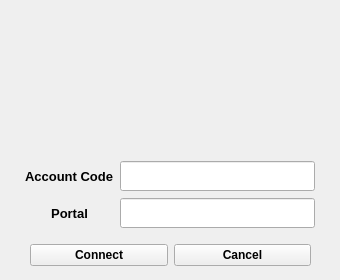
<?xml version="1.0" encoding="UTF-8"?>
<ui version="4.0">
 <class>Form</class>
 <widget class="QWidget" name="Form">
  <property name="geometry">
   <rect>
    <x>0</x>
    <y>0</y>
    <width>340</width>
    <height>280</height>
   </rect>
  </property>
  <property name="minimumSize">
   <size>
    <width>340</width>
    <height>280</height>
   </size>
  </property>
  <property name="maximumSize">
   <size>
    <width>340</width>
    <height>280</height>
   </size>
  </property>
  <property name="windowTitle">
   <string>Connect To IB</string>
  </property>
  <property name="windowIcon">
   <iconset resource="../Resource/resource.qrc">
    <normaloff>:/Images/connect.jpg</normaloff>:/Images/connect.jpg</iconset>
  </property>
  <widget class="QLabel" name="label">
   <property name="geometry">
    <rect>
     <x>10</x>
     <y>10</y>
     <width>321</width>
     <height>141</height>
    </rect>
   </property>
   <property name="maximumSize">
    <size>
     <width>400</width>
     <height>400</height>
    </size>
   </property>
   <property name="text">
    <string/>
   </property>
   <property name="pixmap">
    <pixmap resource="../Resource/resource.qrc">:/Images/xueqiu.jpg</pixmap>
   </property>
   <property name="scaledContents">
    <bool>true</bool>
   </property>
  </widget>
  <widget class="QWidget" name="">
   <property name="geometry">
    <rect>
     <x>25</x>
     <y>160</y>
     <width>290</width>
     <height>71</height>
    </rect>
   </property>
   <layout class="QGridLayout" name="gridLayout">
    <item row="0" column="0">
     <widget class="QLabel" name="label_2">
      <property name="font">
       <font>
        <pointsize>10</pointsize>
        <weight>75</weight>
        <bold>true</bold>
       </font>
      </property>
      <property name="text">
       <string>Account Code</string>
      </property>
     </widget>
    </item>
    <item row="0" column="1">
     <widget class="QLineEdit" name="lineEdit">
      <property name="minimumSize">
       <size>
        <width>0</width>
        <height>30</height>
       </size>
      </property>
     </widget>
    </item>
    <item row="1" column="0">
     <widget class="QLabel" name="label_3">
      <property name="font">
       <font>
        <pointsize>10</pointsize>
        <weight>75</weight>
        <bold>true</bold>
       </font>
      </property>
      <property name="text">
       <string>Portal</string>
      </property>
      <property name="alignment">
       <set>Qt::AlignCenter</set>
      </property>
     </widget>
    </item>
    <item row="1" column="1">
     <widget class="QLineEdit" name="lineEdit_2">
      <property name="minimumSize">
       <size>
        <width>0</width>
        <height>30</height>
       </size>
      </property>
     </widget>
    </item>
   </layout>
  </widget>
  <widget class="QWidget" name="">
   <property name="geometry">
    <rect>
     <x>30</x>
     <y>240</y>
     <width>281</width>
     <height>30</height>
    </rect>
   </property>
   <layout class="QHBoxLayout" name="horizontalLayout">
    <item>
     <widget class="QPushButton" name="pushButton">
      <property name="font">
       <font>
        <pointsize>9</pointsize>
        <weight>75</weight>
        <bold>true</bold>
       </font>
      </property>
      <property name="text">
       <string>Connect</string>
      </property>
     </widget>
    </item>
    <item>
     <widget class="QPushButton" name="pushButton_2">
      <property name="font">
       <font>
        <pointsize>9</pointsize>
        <weight>75</weight>
        <bold>true</bold>
       </font>
      </property>
      <property name="text">
       <string>Cancel</string>
      </property>
     </widget>
    </item>
   </layout>
  </widget>
 </widget>
 <resources>
  <include location="../Resource/resource.qrc"/>
 </resources>
 <connections>
  <connection>
   <sender>pushButton_2</sender>
   <signal>clicked()</signal>
   <receiver>Form</receiver>
   <slot>close()</slot>
   <hints>
    <hint type="sourcelabel">
     <x>241</x>
     <y>254</y>
    </hint>
    <hint type="destinationlabel">
     <x>169</x>
     <y>139</y>
    </hint>
   </hints>
  </connection>
 </connections>
</ui>
